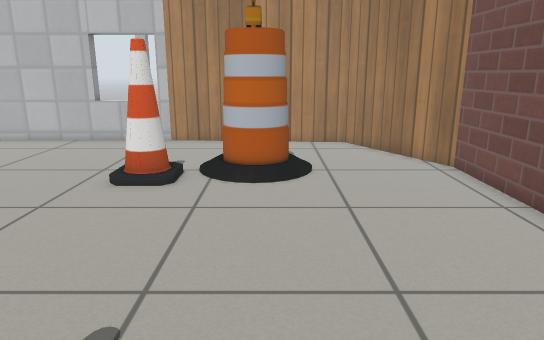
[1] (above)

16 first-person views from a walk through a Gazebo world. The camera is 0.84 m above the floor, tilts 14° down and sees 70° across. The lines on the ground mark 1 m squares. The floor is counted in squares, 0.25 m on a side. Each view is taken from the middle of a square. On the plan, view 1 faces up. The plan holds only what a view shows up to about 20 squares ahead; the rest is blank. Gazebo's built-in surfaces are drawn with simple patterns.

[2]
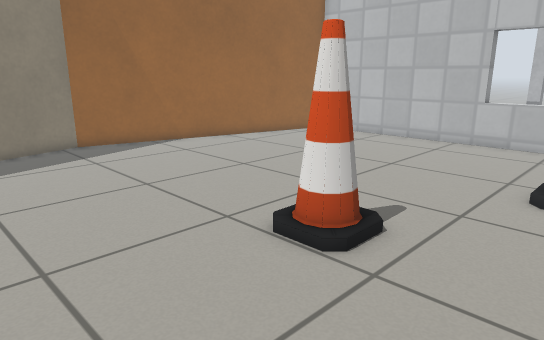

[3]
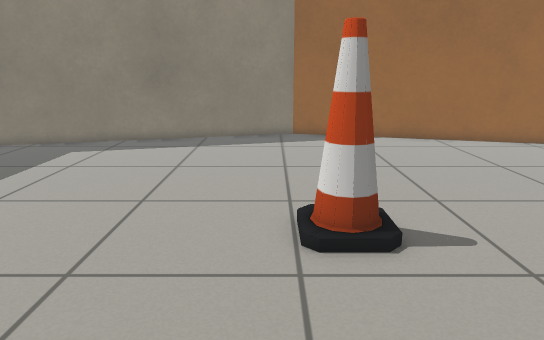

[4]
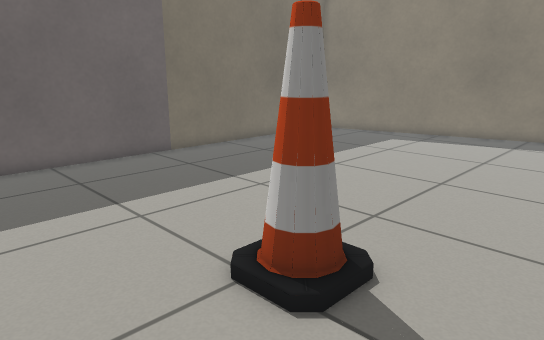

[5]
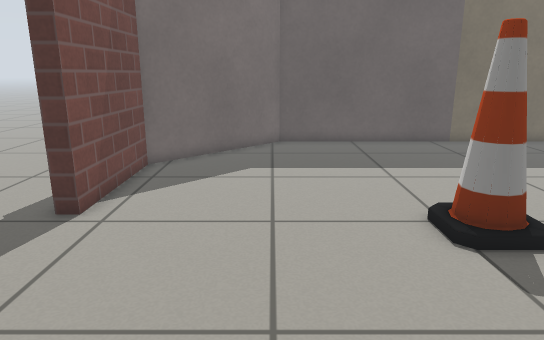

[6]
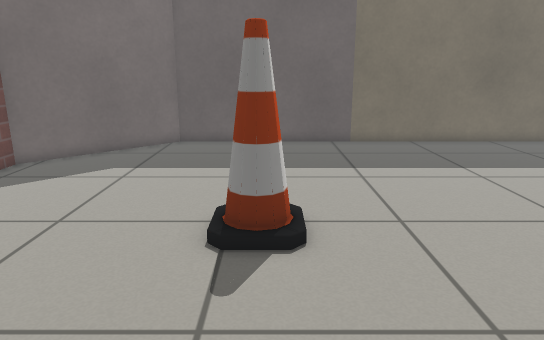

[7]
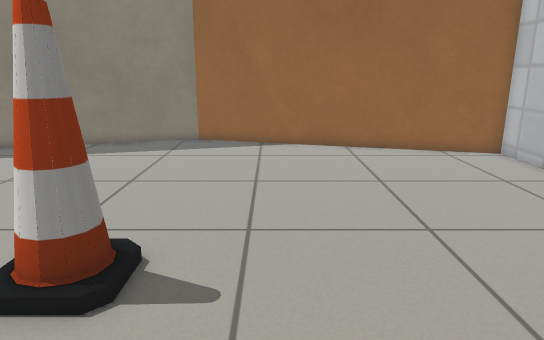

[8]
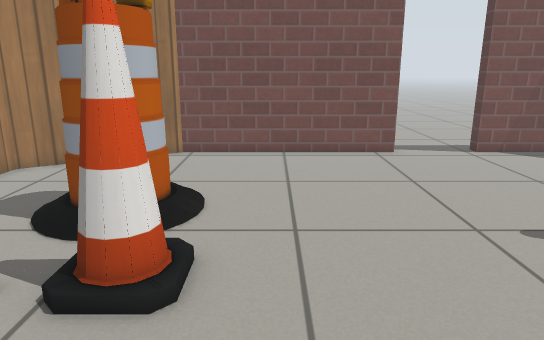

[9]
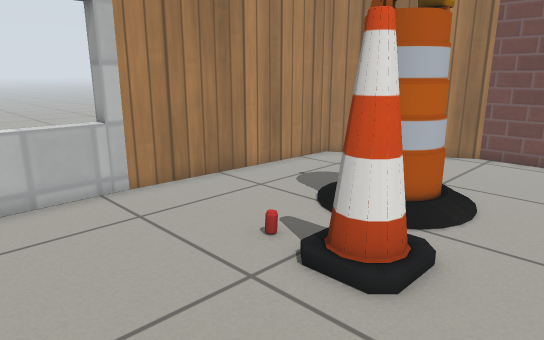

[10]
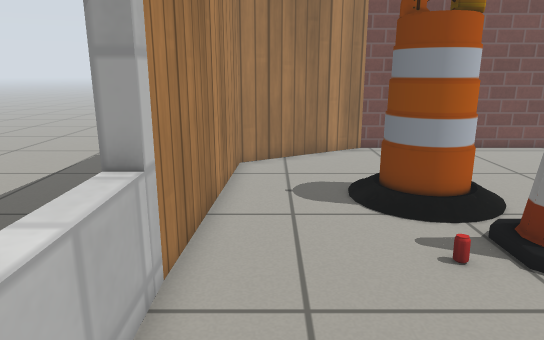

[11]
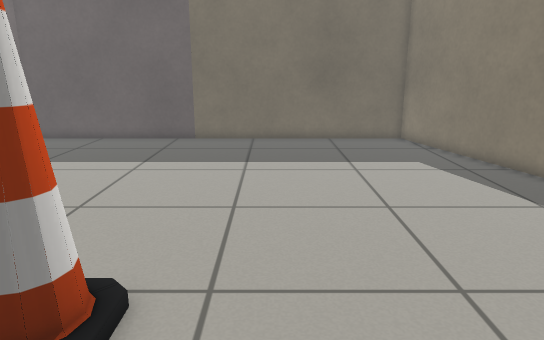

[12]
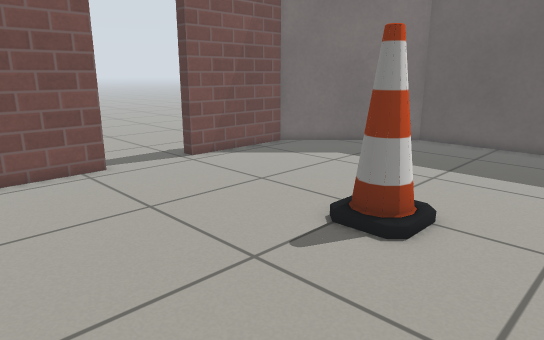

[13]
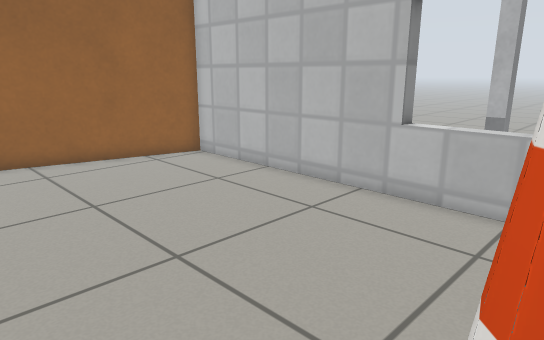

[14]
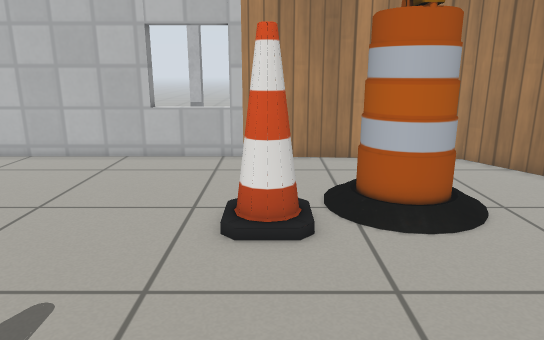

[15]
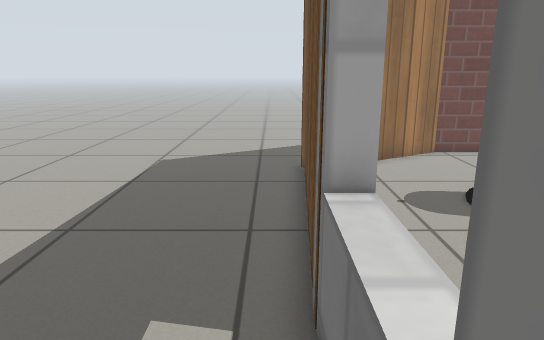

[16]
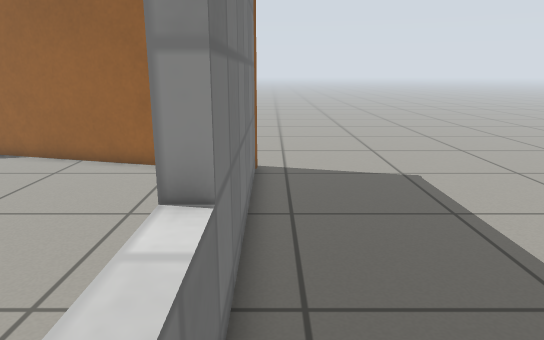

### Floor plan
Points are (right, up) in squares from view 1. A wall is a line through its corners. A room is listed if a view was taken in it or the views show most of it. See-through windows are left out.
Room 1 (views 1, 2, 3, 4, 5, 6, 7, 8, 9, 10, 11, 12, 13, 14)
walls: (6.7, 4.6) (6.7, 13.9) (3.6, 19.2) (-5.3, 19.8); (-5.1, 19.8) (-18.3, 19.8) (-22, 6.2) (-17.8, -9.3) (1.6, -9.3) (6.7, -4.3) (6.7, 1.1)
ways out: open door at (7, 2.5) to room 2
objects: cone (-8, 6) to (-7, 7); cone (-5, 12) to (-4, 13); drink can (-4, 15); cone (-3, 2) to (-2, 3); barrel (-2, 13) to (0, 15)
Room 2 (views 15, 16)
walls: (-5.7, 20.4) (3.7, 19.8); (-7.7, 25.6) (-7.7, 24.9) (-8.4, 24.9); (-18.6, 20.4) (-4.8, 20.4)
ways out: open door at (7, 2.5) to room 1

Positions as (right, up) in squares from view 1, and headings:
1: (0, 0), facing up
2: (-3, 0), facing up-left
3: (0, 5), facing left
4: (2, 6), facing down-left
5: (2, 10), facing down
6: (-3, 10), facing down
7: (-2, 10), facing left
8: (-10, 10), facing right
9: (-10, 9), facing up-right
10: (-11, 18), facing right
11: (-11, 11), facing down
12: (-7, 10), facing down-right
13: (-4, 10), facing up-left
14: (-4, 4), facing up
15: (-10, 21), facing right
16: (-5, 21), facing left
